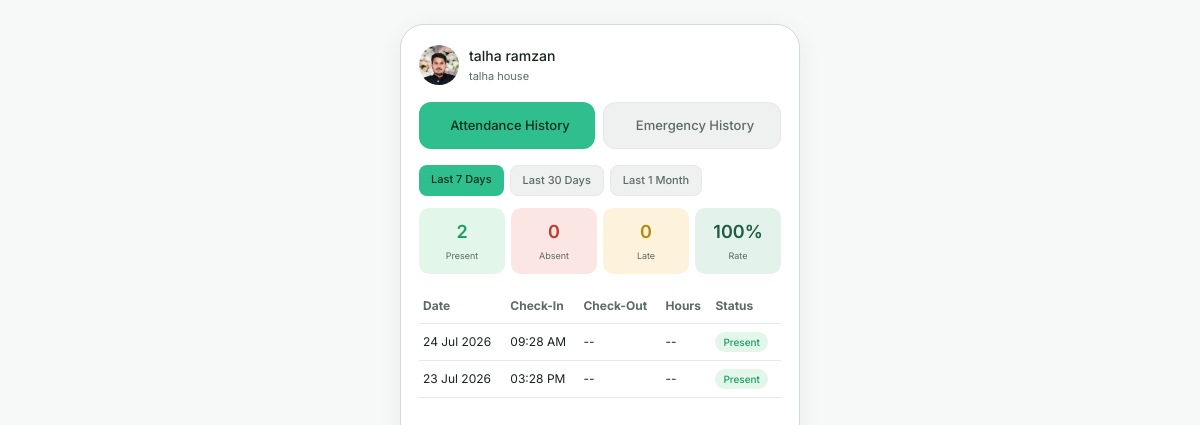
The app's page /staff/history/ (signed in) with its own data.
### staff/models.py (models this page shows, shortened)
class StaffProfile(models.Model):
    class Status(models.TextChoices):
        ACTIVE = 'Active', 'Active'
        INACTIVE = 'Inactive', 'Inactive'
    class Gender(models.TextChoices):
        MALE = 'Male', 'Male'
        FEMALE = 'Female', 'Female'
        OTHER = 'Other', 'Other'
    user = models.OneToOneField(
        settings.AUTH_USER_MODEL,
        on_delete=models.CASCADE,
        related_name='staff_profile'
    )
    assigned_center = models.ForeignKey(
        'admin_panel.Center',
        on_delete=models.SET_NULL,
        null=True,
        related_name='staff_members'
    )
    designation = models.CharField(max_length=100, blank=True)
    profile_photo = models.ImageField(upload_to='profile_photos/', blank=True, null=True)
    cnic = models.CharField(max_length=15, unique=True, blank=True, null=True)
    date_of_birth = models.DateField(blank=True, null=True)
    age = models.PositiveSmallIntegerField(blank=True, null=True)
    gender = models.CharField(max_length=10, choices=Gender.choices, blank=True)
    address = models.TextField(blank=True)
    joining_date = models.DateField(auto_now_add=True)
    status = models.CharField(max_length=20, choices=Status.choices, default=Status.ACTIVE)
    created_at = models.DateTimeField(default=timezone.now)
    updated_at = models.DateTimeField(auto_now=True)
    class Meta:
        ordering = ['user__full_name']

### accounts/models.py (models this page shows, shortened)
class CustomUser(AbstractBaseUser, PermissionsMixin):
    class Role(models.TextChoices):
        ADMIN = 'Admin', 'Admin'
        FIELD_STAFF = 'Field Staff', 'Field Staff'
        TEACHER = 'Teacher', 'Teacher'
    username = models.CharField(max_length=20, unique=True, blank=True, null=True)
    full_name = models.CharField(max_length=255)
    email = models.EmailField(unique=True)
    phone_number = models.CharField(max_length=20, unique=True)
    role = models.CharField(max_length=20, choices=Role.choices, default=Role.FIELD_STAFF)
    is_active = models.BooleanField(default=True)
    is_staff = models.BooleanField(default=False)
    is_superuser = models.BooleanField(default=False)
    date_joined = models.DateTimeField(auto_now_add=True)
    objects = CustomUserManager()
    USERNAME_FIELD = 'email'
    REQUIRED_FIELDS = ['full_name', 'phone_number']
    def get_full_name(self):
        return self.full_name

### admin_panel/models.py (models this page shows, shortened)
class Center(models.Model):
    class Status(models.TextChoices):
        ACTIVE = 'Active', 'Active'
        INACTIVE = 'Inactive', 'Inactive'
        PENDING = 'Pending', 'Pending'
    class ConfigStatus(models.TextChoices):
        NOT_CONFIGURED = 'NOT_CONFIGURED', 'Not Configured'
        CONFIGURED = 'CONFIGURED', 'Configured'
    center_name = models.CharField(max_length=255)
    center_code = models.CharField(max_length=20, unique=True)
    complete_address = models.TextField(blank=True)
    city = models.CharField(max_length=100, blank=True)
    district = models.CharField(max_length=100)
    latitude = models.DecimalField(max_digits=9, decimal_places=6, null=True, blank=True)
    longitude = models.DecimalField(max_digits=9, decimal_places=6, null=True, blank=True)
    allowed_radius = models.PositiveIntegerField(default=100, help_text='Allowed radius in meters')
    assigned_teacher = models.OneToOneField(
        'staff.StaffProfile',
        on_delete=models.SET_NULL,
        null=True,
        blank=True,
        related_name='teaching_center',
    )
    status = models.CharField(max_length=20, choices=Status.choices, default=Status.PENDING)
    configuration_status = models.CharField(
        max_length=20,
        choices=ConfigStatus.choices,
        default=ConfigStatus.NOT_CONFIGURED,
    )
    configured_by = models.ForeignKey(
        settings.AUTH_USER_MODEL,
        on_delete=models.SET_NULL,
        null=True,
        blank=True,
        related_name='configured_centers',
    )
    configured_date = models.DateTimeField(null=True, blank=True)
    gps_accuracy = models.FloatField(null=True, blank=True, help_text='GPS accuracy in meters at configuration time')
    browser_info = models.TextField(blank=True)
    ip_address = models.GenericIPAddressField(blank=True, null=True)
    created_at = models.DateTimeField(auto_now_add=True)
    updated_at = models.DateTimeField(auto_now=True)
    class Meta:
        ordering = ['center_name']

class Attendance(models.Model):
    class Status(models.TextChoices):
        PRESENT = 'Present', 'Present'
        ABSENT = 'Absent', 'Absent'
        LATE = 'Late', 'Late'
        EARLY_CHECKOUT = 'Early Check-Out', 'Early Check-Out'
        PENDING_CHECKOUT = 'Pending Check-Out', 'Pending Check-Out'
    class VerificationStatus(models.TextChoices):
        PENDING = 'Pending', 'Pending'
        VERIFIED = 'Verified', 'Verified'
        FAILED = 'Failed', 'Failed'
    staff = models.ForeignKey(
        settings.AUTH_USER_MODEL,
        on_delete=models.CASCADE,
        related_name='attendance_records'
    )
    center = models.ForeignKey(
        Center,
        on_delete=models.SET_NULL,
        null=True,
        related_name='attendance_records'
    )
    date = models.DateField()
    check_in_time = models.TimeField(null=True, blank=True)
    check_out_time = models.TimeField(null=True, blank=True)
    working_hours = models.DurationField(null=True, blank=True)
    status = models.CharField(max_length=20, choices=Status.choices, default=Status.PRESENT)
    gps_verified = models.BooleanField(default=False)
    check_in_latitude = models.DecimalField(max_digits=9, decimal_places=6, null=True, blank=True)
    check_in_longitude = models.DecimalField(max_digits=9, decimal_places=6, null=True, blank=True)
    check_out_latitude = models.DecimalField(max_digits=9, decimal_places=6, null=True, blank=True)
    check_out_longitude = models.DecimalField(max_digits=9, decimal_places=6, null=True, blank=True)
    distance_from_center = models.FloatField(null=True, blank=True, help_text='Distance from assigned center in meters')
    remarks = models.TextField(blank=True)
    verification_status = models.CharField(
        max_length=20,
        choices=VerificationStatus.choices,
        default=VerificationStatus.PENDING,
        blank=True,
        null=True
    )
    verified_at = models.DateTimeField(null=True, blank=True)
    verification_method = models.CharField(max_length=50, default='Face Verification', blank=True, null=True)
    created_at = models.DateTimeField(auto_now_add=True)
    class Meta:
        ordering = ['-date', '-check_in_time']
        unique_together = ['staff', 'date']

### staff/views.py (the view)
# urls.py: path('history/', views.history, name='staff_history'),
@login_required
def history(request):
    staff = get_staff_context(request.user)
    ctx = {'staff': staff}
    if staff and staff.assigned_center:
        ctx['user_center'] = staff.assigned_center.center_name
    else:
        ctx['user_center'] = 'Not assigned'
    today = timezone.now().date()
    att_filter = request.GET.get('att_filter', '7')
    emg_status = request.GET.get('emg_status', '')
    att_qs = Attendance.objects.filter(staff=request.user)
    if att_filter == '30':
        att_qs = att_qs.filter(date__gte=today - timedelta(days=30))
    elif att_filter == 'month':
        first_of_this = today.replace(day=1)
        end_of_last = first_of_this - timedelta(days=1)
        start_of_last = end_of_last.replace(day=1)
        att_qs = att_qs.filter(date__gte=start_of_last, date__lte=end_of_last)
    else:
        att_qs = att_qs.filter(date__gte=today - timedelta(days=7))
    att_qs = att_qs.order_by('-date')
    att_list = []
    for a in att_qs:
        if a.working_hours:
            total_secs = int(a.working_hours.total_seconds())
            h = total_secs // 3600
            m = (total_secs % 3600) // 60
            a.formatted_hours = f'{h}h {m:02d}m'
        else:
            a.formatted_hours = '--'
        att_list.append(a)
    present_count = sum(1 for a in att_list if a.status == Attendance.Status.PRESENT)
    absent_count = sum(1 for a in att_list if a.status == Attendance.Status.ABSENT)
    late_count = sum(1 for a in att_list if a.status == Attendance.Status.LATE)
    total = present_count + absent_count + late_count
    att_pct = f'{round(present_count / total * 100)}%' if total else '0%'
    emg_qs = EmergencyAlert.objects.filter(staff=request.user)
    if emg_status:
        emg_qs = emg_qs.filter(status=emg_status)
    emg_qs = emg_qs.order_by('-created_at')
    ctx.update({
        'attendance_records': att_list,
        'present_count': present_count,
        'absent_count': absent_count,
        'late_count': late_count,
        'attendance_pct': att_pct,
        'emergency_records': emg_qs,
        'selected_att_filter': att_filter,
        'selected_emg_status': emg_status,
    })
    return render(request, 'staff/history.html', ctx)

### staff/templates/staff/history.html (shortened to what this page needs)
{% extends 'base.html' %}
{% block content %}
<div style="display:flex;justify-content:center;padding:1.5rem 0;background:var(--surface-1);min-height:100vh">
  <div style="width:400px;background:var(--surface-2);border-radius:24px;border:0.5px solid var(--border-strong);padding:20px 18px;min-height:640px;box-shadow:0 4px 24px rgba(0,0,0,0.06)">
    <div style="display:flex;align-items:center;gap:10px;margin-bottom:16px">
      <div style="width:40px;height:40px;border-radius:50%;background:var(--bg-accent);display:flex;align-items:center;justify-content:center;font-weight:500;font-size:13px;color:var(--text-accent);overflow:hidden;">
        {% if staff and staff.profile_photo %}
        <img src="{{ staff.profile_photo.url }}" alt="{{ request.user.get_full_name }}" style="width:100%;height:100%;object-fit:cover;">
        {% else %}
        {{ request.user.get_initials }}
        {% endif %}
      </div>
      <div>
        <p style="font-size:14px;font-weight:500;margin:0">{{ request.user.get_full_name }}</p>
        <p style="font-size:11px;color:var(--text-secondary);margin:1px 0 0">{{ user_center }}</p>
      </div>
    </div>
    <div style="display:flex;gap:8px;margin-bottom:16px">
      <button id="tabAttendance" class="history-tab" style="flex:1;background:var(--srsp-accent);color:#0B2E1F;border:none;padding:12px;border-radius:12px;font-size:13px;font-weight:500;display:flex;align-items:center;justify-content:center;gap:6px;cursor:pointer">
        Attendance History
      </button>
      <button id="tabEmergency" class="history-tab" style="flex:1;background:var(--fill-secondary);color:var(--text-secondary);border:0.5px solid var(--border);padding:12px;border-radius:12px;font-size:13px;font-weight:500;display:flex;align-items:center;justify-content:center;gap:6px;cursor:pointer">
        Emergency History
      </button>
    </div>
    <div id="attendanceSection">
      <div style="display:flex;gap:6px;margin-bottom:12px;flex-wrap:wrap">
        <a href="?att_filter=7{% if selected_emg_status %}&emg_status={{ selected_emg_status }}{% endif %}" class="filter-chip" style="padding:6px 12px;border-radius:8px;font-size:11px;font-weight:500;text-decoration:none;{% if selected_att_filter == '7' %}background:var(--srsp-accent);color:#0B2E1F{% else %}background:var(--fill-secondary);color:var(--text-secondary);border:0.5px solid var(--border){% endif %}">Last 7 Days</a>
        <a href="?att_filter=30{% if selected_emg_status %}&emg_status={{ selected_emg_status }}{% endif %}" class="filter-chip" style="padding:6px 12px;border-radius:8px;font-size:11px;font-weight:500;text-decoration:none;{% if selected_att_filter == '30' %}background:var(--srsp-accent);color:#0B2E1F{% else %}background:var(--fill-secondary);color:var(--text-secondary);border:0.5px solid var(--border){% endif %}">Last 30 Days</a>
        <a href="?att_filter=month{% if selected_emg_status %}&emg_status={{ selected_emg_status }}{% endif %}" class="filter-chip" style="padding:6px 12px;border-radius:8px;font-size:11px;font-weight:500;text-decoration:none;{% if selected_att_filter == 'month' %}background:var(--srsp-accent);color:#0B2E1F{% else %}background:var(--fill-secondary);color:var(--text-secondary);border:0.5px solid var(--border){% endif %}">Last 1 Month</a>
      </div>
      <div style="display:grid;grid-template-columns:repeat(4,1fr);gap:6px;margin-bottom:14px">
        <div style="background:var(--bg-success);border-radius:10px;padding:10px;text-align:center">
          <p style="font-size:18px;font-weight:600;margin:0;color:var(--text-success)">{{ present_count }}</p>
          <p style="font-size:9px;color:var(--text-secondary);margin:2px 0 0">Present</p>
        </div>
        <div style="background:var(--bg-danger);border-radius:10px;padding:10px;text-align:center">
          <p style="font-size:18px;font-weight:600;margin:0;color:var(--text-danger)">{{ absent_count }}</p>
          <p style="font-size:9px;color:var(--text-secondary);margin:2px 0 0">Absent</p>
        </div>
        <div style="background:var(--bg-warning);border-radius:10px;padding:10px;text-align:center">
          <p style="font-size:18px;font-weight:600;margin:0;color:var(--text-warning)">{{ late_count }}</p>
          <p style="font-size:9px;color:var(--text-secondary);margin:2px 0 0">Late</p>
        </div>
        <div style="background:var(--bg-accent);border-radius:10px;padding:10px;text-align:center">
          <p style="font-size:18px;font-weight:600;margin:0;color:var(--text-accent)">{{ attendance_pct }}</p>
          <p style="font-size:9px;color:var(--text-secondary);margin:2px 0 0">Rate</p>
        </div>
      </div>
      <div style="overflow-x:auto">
        <table style="width:100%;font-size:12px;border-collapse:collapse">
          <thead>
            <tr style="color:var(--text-secondary);border-bottom:0.5px solid var(--border)">
              <th style="padding:8px 4px;text-align:left;white-space:nowrap">Date</th>
              <th style="padding:8px 4px;text-align:left;white-space:nowrap">Check-In</th>
              <th style="padding:8px 4px;text-align:left;white-space:nowrap">Check-Out</th>
              <th style="padding:8px 4px;text-align:left;white-space:nowrap">Hours</th>
              <th style="padding:8px 4px;text-align:left;white-space:nowrap">Status</th>
            </tr>
          </thead>
          <tbody>
            {% for a in attendance_records %}
            <tr style="border-bottom:0.5px solid var(--border)">
              <td style="padding:8px 4px;white-space:nowrap">{{ a.date|date:"d M Y" }}</td>
              <td style="padding:8px 4px;white-space:nowrap">{{ a.check_in_time|time:"h:i A"|default:"--" }}</td>
              <td style="padding:8px 4px;white-space:nowrap">{{ a.check_out_time|time:"h:i A"|default:"--" }}</td>
              <td style="padding:8px 4px;white-space:nowrap">{{ a.formatted_hours }}</td>
              <td style="padding:8px 4px;white-space:nowrap">
                <span style="display:inline-flex;align-items:center;gap:4px;padding:2px 8px;border-radius:20px;font-size:10px;font-weight:500;{% if a.status == 'Present' %}background:var(--bg-success);color:var(--text-success){% elif a.status == 'Late' %}background:var(--bg-warning);color:var(--text-warning){% elif a.status == 'Absent' %}background:var(--bg-danger);color:var(--text-danger){% else %}background:var(--fill-secondary);color:var(--text-secondary){% endif %}">{{ a.status }}</span>
              </td>
            </tr>
            {% empty %}
            <tr>
              <td colspan="5" style="padding:24px 4px;text-align:center;color:var(--text-muted);font-size:12px">No attendance history found.</td>
            </tr>
            {% endfor %}
          </tbody>
        </table>
      </div>
    </div>
  </div>
</div>
{% endblock %}

### records on screen
StaffProfile: profile_photo (picture)
CustomUser: user.get_full_name "talha ramzan"
Center: center_name "talha house"
Attendance: date "24 Jul 2026", check_in_time "09:28 AM", check_out_time "--", formatted_hours "--", status "Present"
Attendance: date "23 Jul 2026", check_in_time "03:28 PM", check_out_time "--", formatted_hours "--", status "Present"

### other values on screen
{{ present_count }} "2"
{{ absent_count }} "0"
{{ late_count }} "0"
{{ attendance_pct }} "100%"
